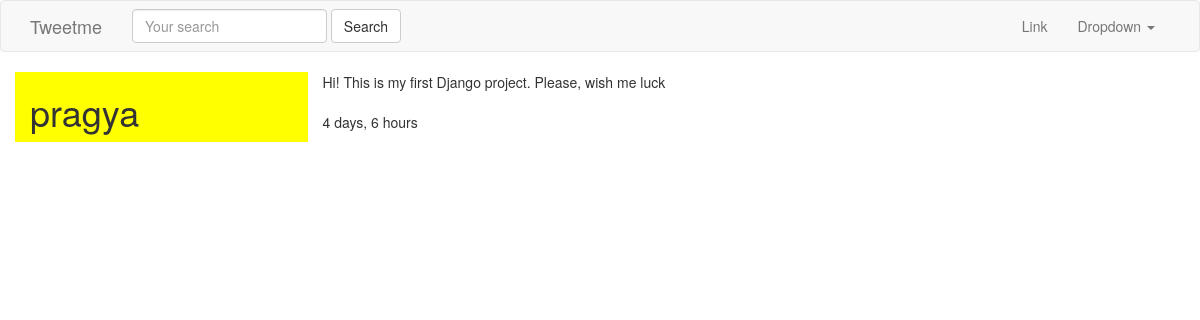
/tweet/1/, run on the app's committed database.
### tweets/models.py (models this page shows, shortened)
class Tweet(models.Model):
	parent = models.ForeignKey("self", blank=True, null=True, on_delete=models.CASCADE,)
	user = models.ForeignKey(settings.AUTH_USER_MODEL, on_delete=models.CASCADE,)
	content = models.CharField(max_length=140, validators=[valiadte_content])
	updated = models.DateTimeField(auto_now=True)
	timestamp = models.DateTimeField(auto_now_add=True)
	objects = TweetManager()
	class Meta:
		ordering = ['-timestamp']

### tweets/views.py (the view)
# urls.py: url(r'^(?P<pk>\d+)/$',TweetDetailView.as_view(), name='detail'),
class TweetDetailView(DetailView):
	queryset = Tweet.objects.all()

### tweets/templates/tweets/tweet_detail.html
{% extends "base.html" %}
{% block content %}
<div class='row'>
	<div class='col-sm-3 col-xs-12' style='background-color:yellow;'>
		<h1>{{ object.user }}</h1>
	</div>
	<div class='col-sm-9 col-xs-12'>
		{{ object.content }}<br/>
	<br/>
		{{ object.timestamp|timesince }}
	</div>
</div>
{% endblock content %}

### data on the page
Tweet: user "pragya", content "Hi! This is my first Django project. Please, wish me luck", timestamp "4 days, 6 hours"
